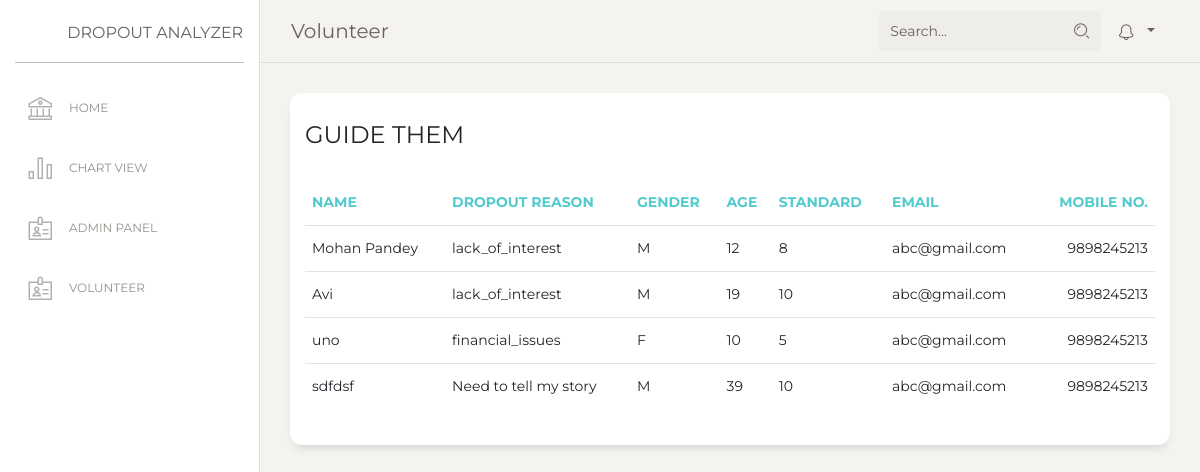
/volunteer/, run on the app's committed database.
### Report/models.py (models this page shows, shortened)
class Student(models.Model):
    name = models.CharField(max_length=100)
    gender = models.CharField(max_length=10, choices=[('M', 'Male'), ('F', 'Female'), ('O', 'Other')])
    caste = models.CharField(max_length=20, choices=[('SC', 'Scheduled Caste'), ('ST', 'Scheduled Tribe'), ('OBC', 'Other Backward Class'), ('GEN', 'General')])
    age = models.IntegerField()
    standard = models.IntegerField()
    email = models.EmailField(default='abc@gmail.com')
    mobile_no = models.BigIntegerField(default=9898245213)
    school = models.ForeignKey(School, on_delete=models.CASCADE, related_name='students')

### MainApp/views.py (the view)
# urls.py: path('volunteer/', VolunteerPage.as_view(), name='volunteer'),
class VolunteerPage(View):
    template_name='volunteer.html'
    def get(self,request):
        instance=Student.objects.filter(dropout__isnull=False).annotate(
    dropout_reason=Coalesce(
        Case(
            When(
                dropout__reason='other_reason',
                then=F('dropout__custom_reason')
            ),
            When(
                dropout__reason='other_reason',
                dropout__custom_reason__isnull=True,
                then=Value('No Custom Reason')
            ),
            default=F('dropout__reason'),
            output_field=CharField()
        ),
        Value('No Dropout Reason')
    )
).values('id', 'name', 'gender', 'caste', 'age', 'standard', 'email', 'mobile_no', 'school__name', 'dropout_reason')
        context={
        'students':instance
        }
        return render(request,self.template_name,context)

### templates/volunteer.html
{% extends 'base.html' %}
{% block panel_title %}Volunteer{% endblock %}
{% block content %}
<div class="content">
    <div class="row">
      <div class="col-md-12">
        <div class="card">
          <div class="card-header">
            <h4 class="card-title">GUIDE THEM</h4>
          </div>
          <div class="card-body">
            <div class="table-responsive">
              <table class="table">
                <thead class=" text-primary">
                  <th>
                    Name
                  </th>
                  <th>
                    Dropout Reason
                  </th>
                  <th>
                    Gender
                  </th>
                  <th>
                    Age
                  </th>
                  <th>
                    Standard
                  </th>
                  <th>
                    Email
                  </th>
                  <th class="text-right">
                    Mobile No.
                  </th>
                </thead>
                <tbody>
                    {% for stu in students %}
                    <tr>
                        <td>
                          {{stu.name}}
                        </td>
                        <td>
                          {{stu.dropout_reason}}
                        </td>
                        <td>
                            {{stu.gender}}
                        </td>
                        <td>
                            {{stu.age}}
                        </td>
                        <td>
                          {{stu.standard}}
                      </td>
                      <td>
                        {{stu.email}}
                    </td>
                        <td class="text-right">
                            {{stu.mobile_no}}
                        </td>
                      </tr>
                    {% endfor %}
                </tbody>
              </table>
            </div>
          </div>
        </div>
      </div>
    </div>
  </div>
{% endblock %}

### templates/base.html (shortened to what this page needs)
{% load static %}
<!doctype html>
<html lang="en">
<head>
    <link href="https://maxcdn.bootstrapcdn.com/font-awesome/latest/css/font-awesome.min.css" rel="stylesheet">
    <link href="{% static 'Charts/' %}style.css" rel="stylesheet" />
    <link href="{% static 'css/bootstrap.min.css' %}" rel="stylesheet" />
    <link href="{% static 'css/' %}paper-dashboard.css?v=2.0.1" rel="stylesheet" />
  </head>
  <body>
    <div class="wrapper ">
      <div class="sidebar" data-color="white" data-active-color="danger">
        <div class="logo">
          <a href="" class="simple-text logo-mini">
          </a>
          <a href="" class="simple-text logo-normal">
            Dropout Analyzer
          </a>
        </div>
        <div class="sidebar-wrapper">
          <ul class="nav">
            <li id="home">
              <a href="{% url 'home' %}">
                <i class="nc-icon nc-bank"></i>
                <p>Home</p>
              </a>
            </li >
            <li id="charts">
              <a href="{% url 'charts' %}">
                <i class="nc-icon nc-chart-bar-32"></i>
                <p>Chart View</p>
              </a>
            </li>
            <li>
              <a href="/admin">
                <i class="nc-icon nc-badge"></i>
                <p>Admin Panel</p>
              </a>
            </li>
            <li>
              <a href="{% url 'volunteer' %}">
                <i class="nc-icon nc-badge"></i>
                <p>Volunteer </p>
              </a>
            </li>
          </ul>
        </div>
      </div>
      <div class="main-panel" style="height: 100vh;">
        <nav class="navbar navbar-expand-lg navbar-absolute fixed-top navbar-transparent">
          <div class="container-fluid">
            <div class="navbar-wrapper">
              <a class="navbar-brand" href="javascript:;">{% block panel_title %}{% endblock %}</a>
            </div>
            <div class="collapse navbar-collapse justify-content-end" id="navigation">
              <form method="POST">
                <div class="input-group no-border">
                  <input type="text" value="" class="form-control" placeholder="Search...">
                  <div class="input-group-append">
                    <div class="input-group-text">
                      <i class="nc-icon nc-zoom-split"></i>
                    </div>
                  </div>
                </div>
              </form>
              <ul class="navbar-nav">
                <li class="nav-item btn-rotate dropdown">
                  <a class="nav-link dropdown-toggle" href="http://example.com" id="navbarDropdownMenuLink" data-toggle="dropdown" aria-haspopup="true" aria-expanded="false">
                    <i class="nc-icon nc-bell-55"></i>
                  </a>
                </li>
              </ul>
            </div>
          </div>
        </nav>
{% block content %}{% endblock %}
</div>
</div>
</body>
</html>

### templates/assets/Charts/style.css (style rules this page uses)
body { background-color: #f4f3ef !important; }

### data on the page
Student: name "Mohan Pandey", dropout_reason "lack_of_interest", gender "M", age "12", standard "8", email "abc@gmail.com", mobile_no "9898245213"
Student: name "Avi", dropout_reason "lack_of_interest", gender "M", age "19", standard "10", email "abc@gmail.com", mobile_no "9898245213"
Student: name "uno", dropout_reason "financial_issues", gender "F", age "10", standard "5", email "abc@gmail.com", mobile_no "9898245213"
Student: name "sdfdsf", dropout_reason "Need to tell my story", gender "M", age "39", standard "10", email "abc@gmail.com", mobile_no "9898245213"
